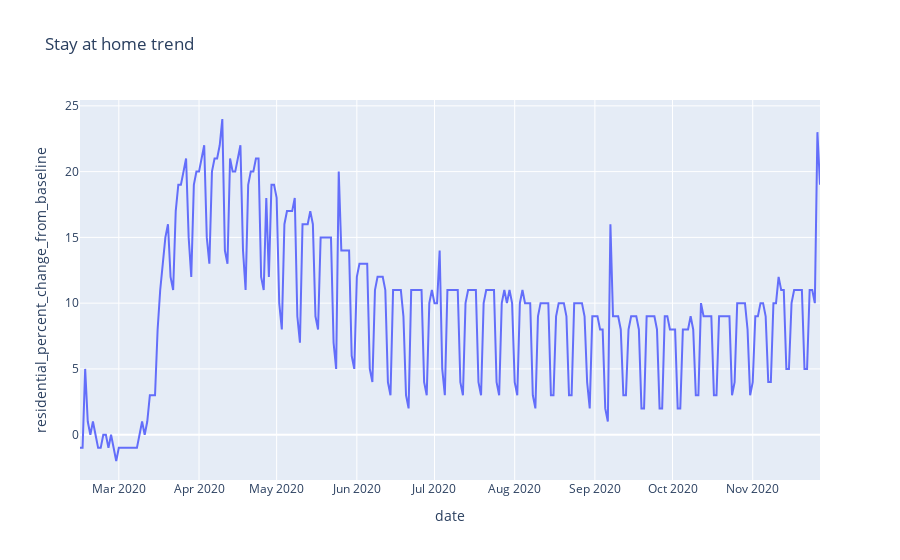

Notebook code cell kept with this figure:
### Code cell
fig = px.line(US_trend, x="date", y="residential_percent_change_from_baseline", title='Stay at home trend')
fig.show()

### Figure 1 — Plotly figure (JSON) as saved in the notebook; plotly's stock layout.template omitted (floating-point values rounded to 4 significant figures; data arrays with more than 128 entries replaced by an {"elided": "..."} marker saying what was removed)
{"data": [{"hovertemplate": "date=%{x}<br>residential_percent_change_from_baseline=%{y}<extra></extra>", "legendgroup": "", "line": {"color": "#636efa", "dash": "solid"}, "mode": "lines", "name": "", "orientation": "v", "showlegend": false, "type": "scatter", "x": {"elided": "287 str values"}, "xaxis": "x", "y": {"elided": "287 int values"}, "yaxis": "y"}], "layout": {"legend": {"tracegroupgap": 0}, "title": {"text": "Stay at home trend"}, "xaxis": {"anchor": "y", "domain": [0, 1], "title": {"text": "date"}}, "yaxis": {"anchor": "x", "domain": [0, 1], "title": {"text": "residential_percent_change_from_baseline"}}}}
